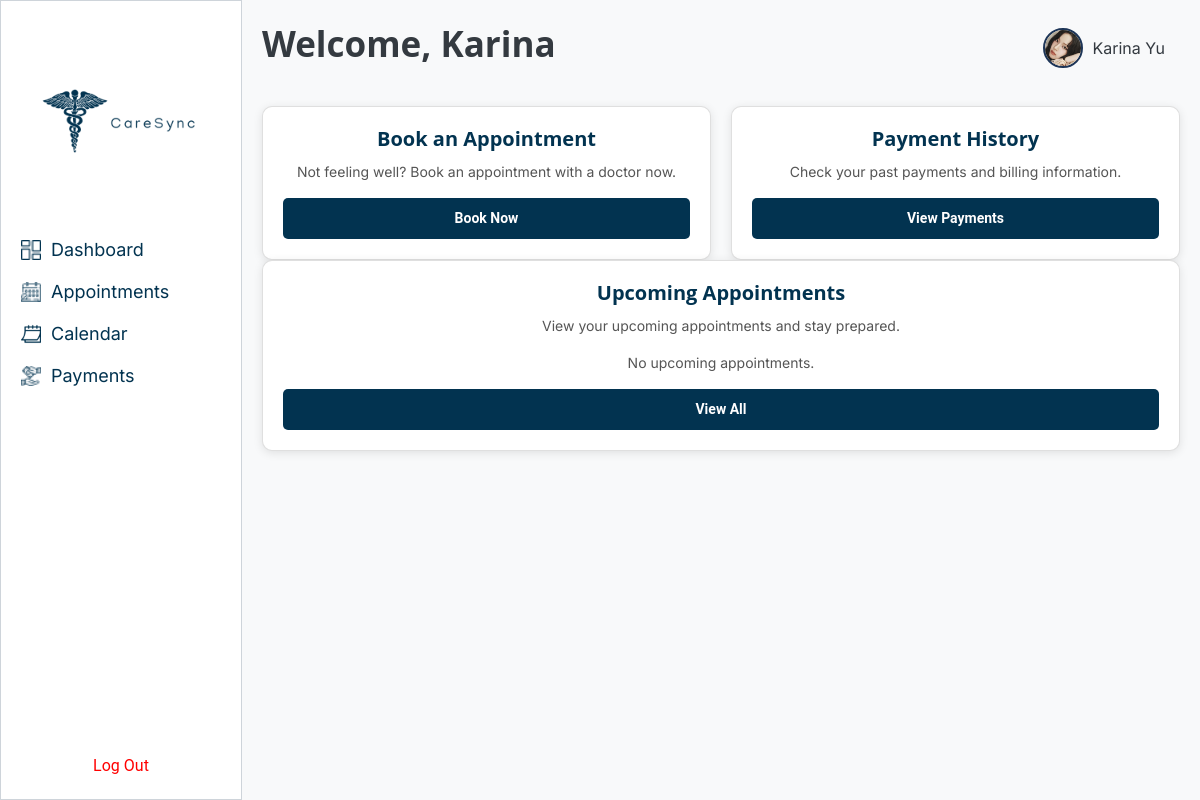
Page /dashboard/ (signed in) on the committed database.
### patients/models.py (models this page shows, shortened)
class User(AbstractUser):
    email = models.EmailField(unique=True)
    profile_picture = models.ImageField(upload_to='profile_pictures/', blank=True, null=True)

### patients/views.py (the view)
# urls.py: path('dashboard/', views.admin_dashboard, name='dashboard'),
def dashboard(request):
    if request.user.is_authenticated:
        return render(request, 'patients/dashboard.html', {'first_name': request.user.first_name, 'last_name': request.user.last_name})
    else:
        return redirect('login')

### patients/templates/patients/dashboard.html (shortened to what this page needs)
<!DOCTYPE html>
<html lang="en">
<head>
    {% load static %}
    <link href="https://cdn.jsdelivr.net/npm/bootstrap@5.3.0/dist/css/bootstrap.min.css" rel="stylesheet">
    <link rel="stylesheet" href="{% static 'css/theme.css' %}">
</head>
<body style="display: flex; margin: 0; padding: 0; height: 100vh;">
    <div style="width: 250px; background-color: white; padding: 20px; display: flex; flex-direction: column; justify-content: space-between; border: 1px solid #CED4DA; height: 100vh;">
        <div style="text-align: center;">
            <img src="{% static 'img/gallery/logo.png' %}" alt="CareSync Logo" style="width: 200px; height: auto;">
        </div>
        <ul style="list-style: none; padding: 0; margin: 0;">
            <li style="margin: 15px 0; display: flex; align-items: center;">
                <img src="{% static 'img/gallery/dashboard.png' %}" alt="Dashboard Icon" style="width: 20px; height: 20px; margin-right: 10px;">
                <a href="{% url 'dashboard' %}" style="text-decoration: none; color: #023350; font-size: 18px;">Dashboard</a>
            </li>
            <li style="margin: 15px 0; display: flex; align-items: center;">
                <img src="{% static 'img/gallery/appointment-icon.png' %}" alt="Appointments Icon" style="width: 20px; height: 20px; margin-right: 10px;">
                <a href="{% url 'appointments:appointment_history' %}" style="text-decoration: none; color: #023350; font-size: 18px;">Appointments</a>
            </li>
            <li style="margin: 15px 0; display: flex; align-items: center;">
                <img src="{% static 'img/gallery/calendar-icon.png' %}" alt="Calendar Icon" style="width: 20px; height: 20px; margin-right: 10px;">
                <a href="{% url 'appointments:calendar' %}" style="text-decoration: none; color: #023350; font-size: 18px;">Calendar</a>
            </li>
            <li style="margin: 15px 0; display: flex; align-items: center;">
                <img src="{% static 'img/gallery/payment-method.png' %}" alt="Payments Icon" style="width: 20px; height: 20px; margin-right: 10px;">
                <a href="{% url 'appointments:credit_card' %}" style="text-decoration: none; color: #023350; font-size: 18px;">Payments</a>
            </li>
        </ul>
        <div style="text-align: center; margin-top: auto;">
            <form method="POST" action="{% url 'logout' %}">
                <button type="submit" style="color: red; background: none; border: none; cursor: pointer;">Log Out</button>
            </form>
        </div>
    </div>
    <div class="main-content">
        <div class="dashboard-header">
            <h1>Welcome, {{ first_name }}</h1>
            <a href="{% url 'profile' %}" class="profile-link">
                {% if user.profile_picture %}
                    <img src="{{ user.profile_picture.url }}" alt="Profile Icon">
                {% else %}
                    <img src="{% static 'img/gallery/person_logo.png' %}" alt="Default Profile Icon">
                {% endif %}
                {{ user.first_name }} {{ user.last_name }}
            </a>
        </div>
        <div class="cards">
            <div class="card">
                <h3>Book an Appointment</h3>
                <p>Not feeling well? Book an appointment with a doctor now.</p>
                <a href="{% url 'appointments:choose_your_doctor' %}" class="btn btn-primary">Book Now</a>
            </div>
            <div class="card">
                <h3>Payment History</h3>
                <p>Check your past payments and billing information.</p>
                <a href="{% url 'appointments:credit_card' %}" class="btn btn-primary">View Payments</a>
            </div>
        </div>
        <div class="card">
            <h3>Upcoming Appointments</h3>
            <p>View your upcoming appointments and stay prepared.</p>
            {% if upcoming_appointments %}
                <ul style="list-style: none; padding: 0;">
                    {% for appointment in upcoming_appointments %}
                        <li style="margin-bottom: 10px; padding: 10px; border: 1px solid #CED4DA; border-radius: 5px; background-color: #fff;">
                            <strong>{{ appointment.doctor.name }}</strong><br>
                            <span>{{ appointment.appointment_date|date:"d.m.Y - H:i" }}</span><br>
                            <span>{{ appointment.reason }}</span>
                        </li>
                    {% endfor %}
                </ul>
            {% else %}
                <p>No upcoming appointments.</p>
            {% endif %}
            <a href="{% url 'appointments:appointment_history' %}" class="btn btn-primary">View All</a>
        </div>
    </div>
</body>
</html>

### patients/templates/patients/dashboard.html (style rules this page uses)
body { font-family: 'Inter', sans-serif; background-color: #f8f9fa; margin: 0; padding: 0; }
.main-content { padding: 20px; width: 100%; }
h1, h2 { color: #343a40; font-weight: bold; }
.dashboard-header { display: flex; justify-content: space-between; align-items: center; margin-bottom: 30px; }
.dashboard-header h1 { font-size: 35px; }
.profile-link { display: flex; align-items: center; text-decoration: none; font-size: 16px; color: #343a40; padding: 8px 15px; border-radius: 5px; }
.profile-link img { margin-right: 10px; width: 40px; height: 40px; border-radius: 50%; object-fit: cover; border: 2px solid #1D3557; }
.cards { display: grid; grid-template-columns: repeat(auto-fit, minmax(250px, 1fr)); gap: 20px; }
.card { background: #fff; border-radius: 10px; box-shadow: 0 2px 10px rgba(0, 0, 0, 0.1); padding: 20px; text-align: center; }
.card h3 { font-size: 20px; margin-bottom: 10px; color: #023350; }
.card p { font-size: 14px; color: #555; }
.btn-primary { background-color: #023350; border: none; padding: 10px 20px; font-size: 14px; font-weight: bold; border-radius: 5px; transition: background-color 0.3s; }

### rows in the picture
User: first_name "Karina", profile_picture (picture), last_name "Yu"
